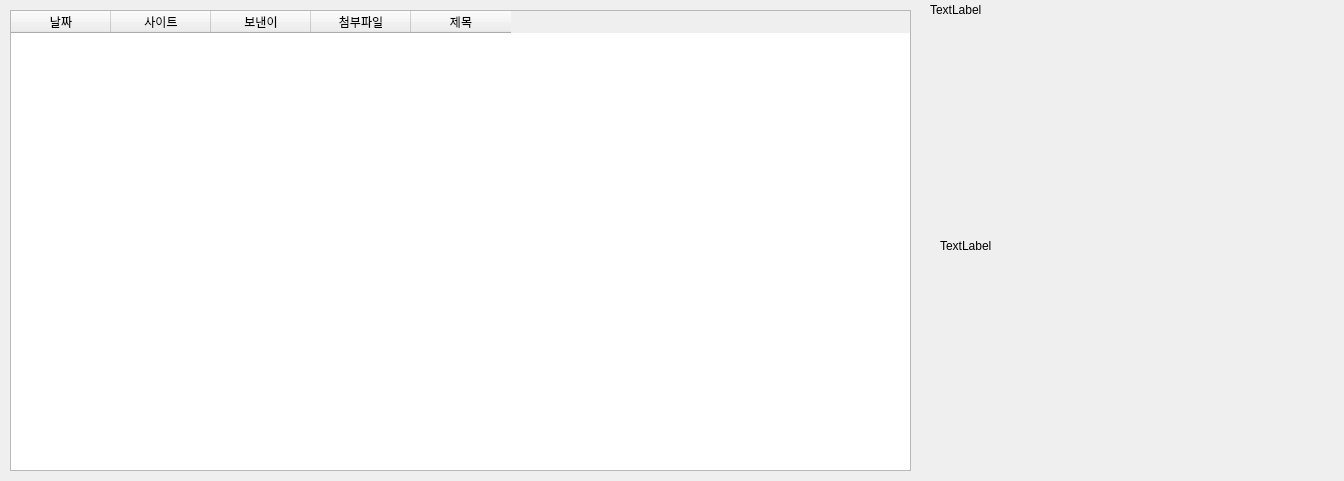
<?xml version="1.0" encoding="UTF-8"?>
<ui version="4.0">
 <class>MainWindow</class>
 <widget class="QMainWindow" name="MainWindow">
  <property name="geometry">
   <rect>
    <x>0</x>
    <y>0</y>
    <width>1344</width>
    <height>481</height>
   </rect>
  </property>
  <property name="windowTitle">
   <string>MainWindow</string>
  </property>
  <widget class="QWidget" name="centralwidget">
   <widget class="QLabel" name="lb_title">
    <property name="geometry">
     <rect>
      <x>930</x>
      <y>0</y>
      <width>401</width>
      <height>20</height>
     </rect>
    </property>
    <property name="text">
     <string>TextLabel</string>
    </property>
   </widget>
   <widget class="QLabel" name="lb_content">
    <property name="geometry">
     <rect>
      <x>940</x>
      <y>30</y>
      <width>391</width>
      <height>431</height>
     </rect>
    </property>
    <property name="text">
     <string>TextLabel</string>
    </property>
   </widget>
   <widget class="QTableWidget" name="table">
    <property name="geometry">
     <rect>
      <x>10</x>
      <y>10</y>
      <width>901</width>
      <height>461</height>
     </rect>
    </property>
    <column>
     <property name="text">
      <string>날짜</string>
     </property>
    </column>
    <column>
     <property name="text">
      <string>사이트</string>
     </property>
    </column>
    <column>
     <property name="text">
      <string>보낸이</string>
     </property>
    </column>
    <column>
     <property name="text">
      <string>첨부파일</string>
     </property>
    </column>
    <column>
     <property name="text">
      <string>제목</string>
     </property>
    </column>
   </widget>
  </widget>
 </widget>
 <resources/>
 <connections/>
</ui>
